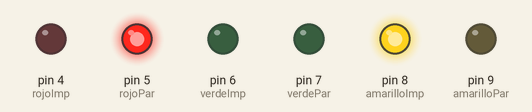
A sketch run on a simulated Arduino Uno, built with avr-gcc and run on an emulated ATmega328P. Parts: output pins drawn as LEDs (lit = HIGH).

Above: at 0.1 s.
Timing chart, 0 to 1.6 s (numbered marks = the images above):
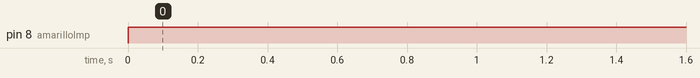

The sketch:

semaforos.ino
```cpp
int rojoImp=4; int rojoPar=5;
int verdeImp=6; int verdePar=7;
int amarilloImp=8; int amarilloPar=9;

int CAMBIO_S=10000;

void setup() {

 pinMode(rojoImp, OUTPUT); pinMode(rojoPar, OUTPUT);

 pinMode(verdeImp, OUTPUT); pinMode(verdePar, OUTPUT);

 pinMode(amarilloImp, OUTPUT); pinMode(amarilloPar, OUTPUT);

 digitalWrite(rojoImp, LOW);digitalWrite(verdeImp, HIGH);digitalWrite(amarilloImp, LOW);
 digitalWrite(rojoPar, HIGH);digitalWrite(verdePar, LOW);digitalWrite(amarilloPar, LOW);

}

void loop() {
VRSem();
}

void VRSem()
{
  static unsigned long tiempo=0, tiempoA=0;
  static unsigned char etapa=0;
  bool banderaRI,banderaRP=true;

  switch (etapa)
  {

  case 0:
         digitalWrite(verdeImp,LOW);
         digitalWrite(amarilloImp,HIGH);
         etapa=1;
         banderaRI=true;
         tiempoA=millis();
  break;
  case 1:if (banderaRI)
            {
              if((millis()-tiempoA)<1000)
                break;
              digitalWrite(amarilloImp,LOW);
              digitalWrite(rojoImp,HIGH);
              digitalWrite(verdePar,HIGH);

              if((millis()-tiempo)>10000)
              {
                etapa=2;
                banderaRI=false;
                tiempo=millis();
              }
            }

    break;
  case 2:
          digitalWrite(verdePar,LOW);
          digitalWrite(amarilloPar,HIGH);
          etapa=3;
          banderaRP=true;
    break;
  case 3:
          if (banderaRP)
          {
            if((millis()-tiempoA)<1000)
                break;
            digitalWrite(amarilloPar,LOW);
            digitalWrite(rojoPar,HIGH);
            digitalWrite(verdeImp,HIGH);

            if((millis()-tiempo)>10000)
            {
              etapa=0;
              banderaRP=false;
              tiempo=millis();
            }
          }
    break;

  default:
    break;
  }
}
```

Measured:
- by itself, pin 8 (amarilloImp): LOW → HIGH at 0.00 s
